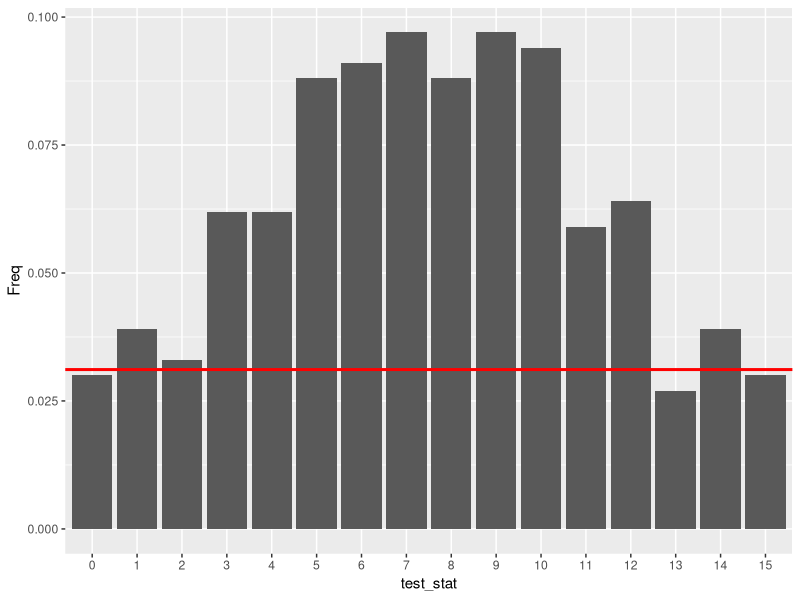
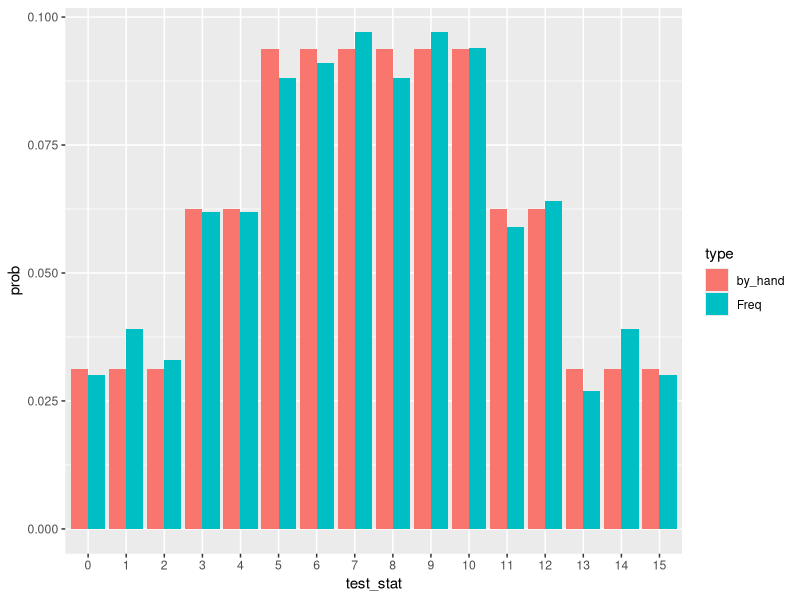
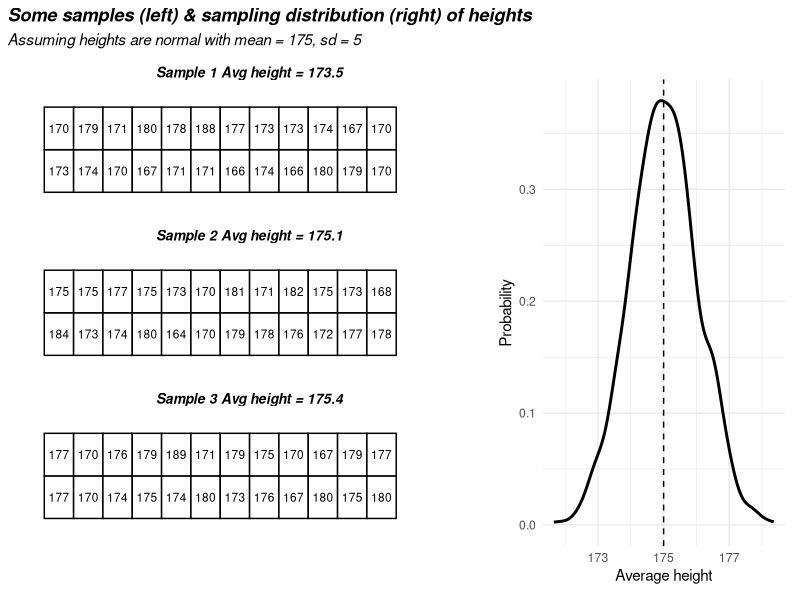
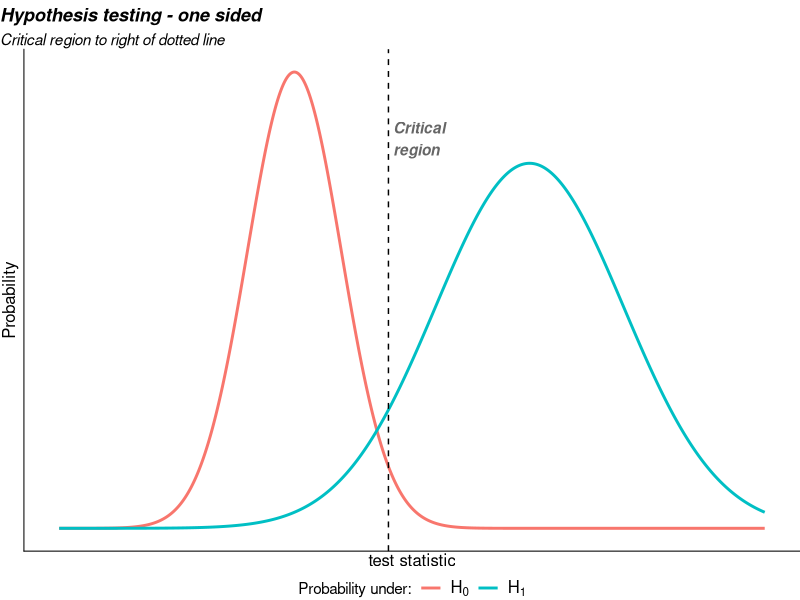

Recreate these plots in R, in order.
## ---- chunk 1
library(ggplot2)
library(patchwork)
library(tidyr)
library(dplyr)

n = 1e3

test_stat = vector('double', n)
for (i in 1:n){
  # Make scores for each person & order them
  scores = runif(5, -1, 1)
  names(scores) = 1:5
  sort_order = names(sort(abs(scores)))
  
  include = scores <= 0
  
  # Rank the scores
  ranks = 1:5
  names(ranks) = sort_order
  
  # Sum the included ranks only
  test_stat[i] = sum(include[sort_order] * ranks[sort_order])
}

probs = table(test_stat) / n
df_probs = data.frame(probs)
ggplot(df_probs, aes(test_stat, Freq)) +
  geom_col() +
  geom_hline(aes(yintercept = 0.031134), colour = 'red', size = 1)


by_hand = 0.5^5 * c(1, 1, 1, 2, 2, 3, 3, 3, 3, 3, 3, 2, 2, 1, 1, 1)
df_probs$by_hand = by_hand

df_probs %>% tidyr::pivot_longer(-test_stat, names_to = 'type',
                                 values_to = 'prob') %>%
  ggplot(aes(test_stat, prob, fill = type)) +
  geom_col(position = 'dodge')


## ---- chunk 2
set.seed(627)
n = 1000
m = 175
s = 5

plt_samples = vector('list', 5)
means = vector('double', n)
for (i in 1:n){
  heights = rnorm(24, m, s)
  means[[i]] = mean(heights)
  if (i <= 3){
    plt_samples[[i]] = expand_grid(x = 1:12, y = 1:2) %>%
      mutate(heights = heights,
             lab = round(heights, 0))
  }
  names(plt_samples) = paste('Sample', 1:5)
}

p1 = bind_rows(plt_samples, .id = 'sample') %>%
      group_by(sample) %>%
      mutate(avg = round(mean(heights), 1),
             sample = paste(sample, 'Avg height =', avg)) %>%
      ungroup() %>%
      ggplot(aes(x, y)) +
      geom_rect(aes(xmin = x - 0.5, xmax = x + 0.5, ymin = y - 0.5, ymax = y + 0.5),
                fill = 'white', colour = 'black') +
      geom_text(aes(label = lab), size = 3) +
      coord_cartesian(xlim = c(0, 15), ylim = c(0, 3)) +
      theme_void() +
      theme(strip.text = element_text(size = 10, face = 'bold.italic')) +
      facet_wrap(~sample, ncol = 1)

p2 = ggplot(data.frame(x = means)) +
  geom_density(aes(x = x), size = 1) +
  geom_vline(aes(xintercept = m), lty = 2) +
  labs(x = 'Average height', y = 'Probability') +
  theme_minimal()

p1 + p2 + plot_layout(widths = c(8, 4)) + 
  plot_annotation(title = 'Some samples (left) & sampling distribution (right) of heights',
                  subtitle = 'Assuming heights are normal with mean = 175, sd = 5',
                  theme = theme(plot.title = element_text(face = 'bold.italic'),
                                plot.subtitle = element_text(face = 'italic')))
## ---- chunk 3
set.seed(6529)
x = seq(-5, 10, length.out = 1000)
y0 = dnorm(x)
y1 = dnorm(x, 5, 2)

y0 = y0 / max(y0)
y1 = 0.8 * y1 / max(y1)

data.frame(x = x, y0 = y0, y1 = y1) %>%
  pivot_longer(-x, names_to = 'hyp', values_to = 'prob') %>%
  ggplot(aes(x = x, y = prob, colour = hyp)) +
  geom_line(size = 1) +
  geom_vline(aes(xintercept = 2), lty = 2) +
  geom_text(data = data.frame(x = 2.1, y = 0.83, lab = 'Critical\nregion\n'),
            mapping = aes(x = x, y = y, label = lab), colour = 'grey40',
            hjust = 0, fontface = 'bold.italic') +
  scale_colour_discrete(labels = c(expression(H[0]), expression(H[1]))) +
  theme_void() +
  theme(legend.position = 'bottom',
        axis.line = element_line(),
        axis.title.x = element_text(size = 12),
        axis.title.y = element_text(size = 12, angle = 90, margin = margin(r = 5)),
        legend.text = element_text(size = 12),
        plot.title = element_text(face = 'bold.italic'),
        plot.title.position = 'plot',
        plot.subtitle = element_text(face = 'italic')) +
  labs(x = 'test statistic', y = 'Probability', colour = 'Probability under:',
       title = 'Hypothesis testing - one sided',
       subtitle = 'Critical region to right of dotted line')
